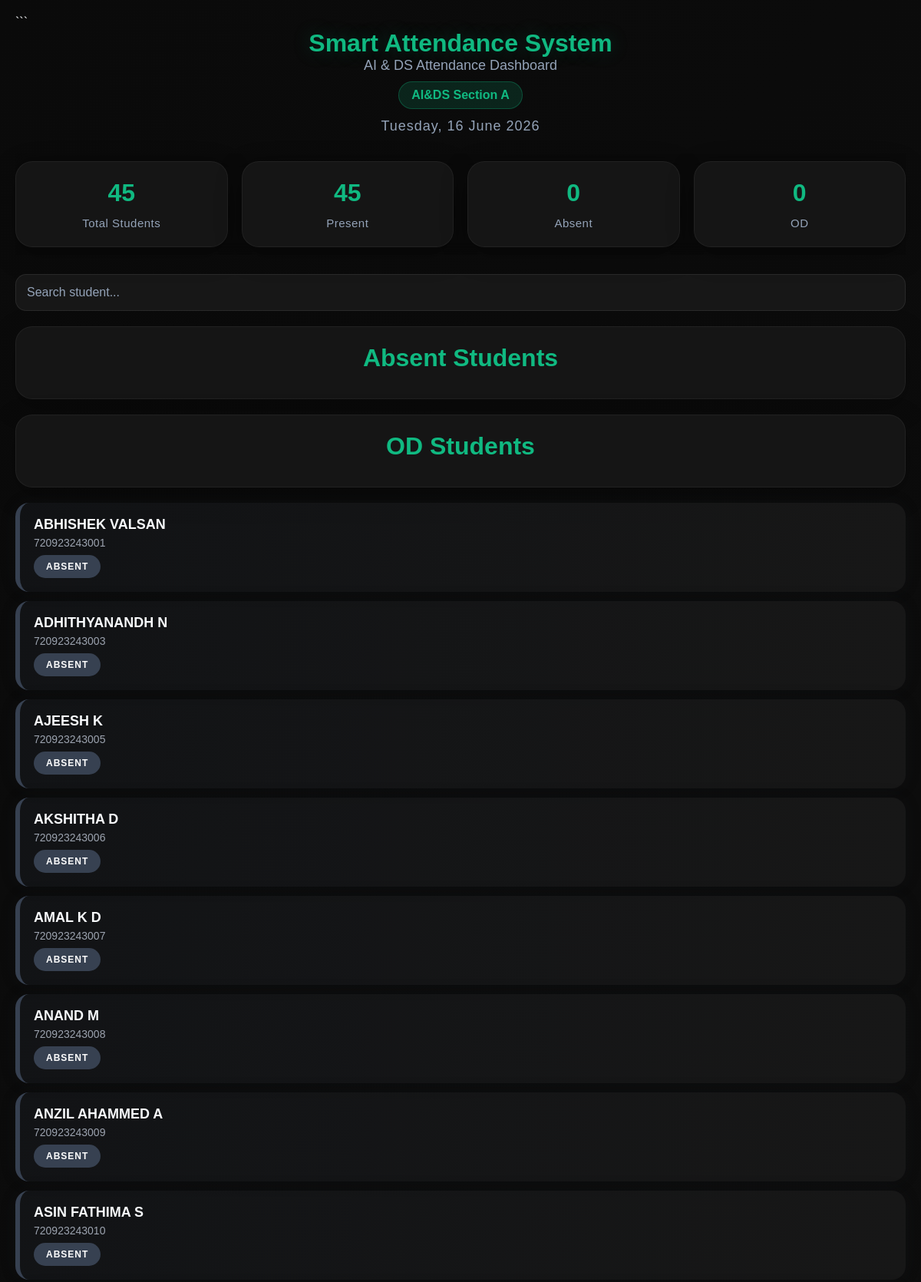
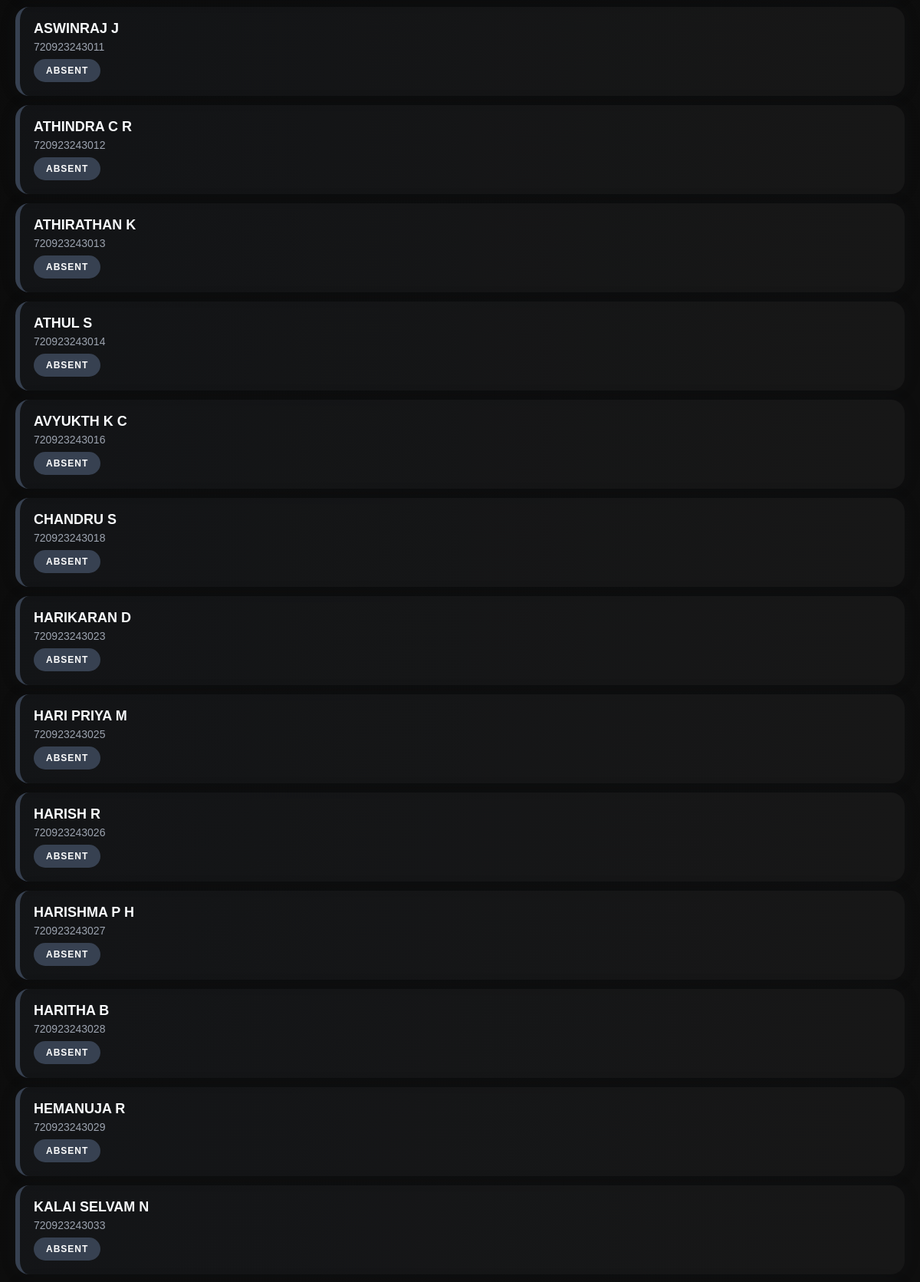
The page /section/A (upper part) on the database its author committed (2 pictures, top to bottom).
### tables this page shows
CREATE TABLE students (
    id INTEGER PRIMARY KEY AUTOINCREMENT,
    roll_no TEXT UNIQUE NOT NULL,
    name TEXT NOT NULL,
    section TEXT NOT NULL
);

### app.py (the view)
@app.route("/section/<section>")
def attendance_page(section):
    db_path = os.path.join(
        os.path.dirname(__file__),
        "database",
        "attendance.db"
    )
    conn = sqlite3.connect(db_path)
    cursor = conn.cursor()
    cursor.execute("""
    SELECT id, roll_no, name
    FROM students
    WHERE section = ?
    ORDER BY roll_no
    """,
    (section,)
    )
    students = cursor.fetchall()
    conn.close()
    return render_template(
        "attendance_v2.html",
        students=students,
        section=section,
        today=date.today().strftime(
            "%A, %d %B %Y"
)
    )

### templates/attendance_v2.html (shortened to what this page needs)
<!DOCTYPE html>
<html lang="en">
<head>
</head>
<body>
```
<div class="header">
    <h1>Smart Attendance System</h1>
    <p>AI & DS Attendance Dashboard</p>
    <div class="section-badge">
        AI&DS Section {{ section }}
    </div>
    <p class="live-date">
        {{ today }}
    </p>
</div>
<div class="stats">
    <div class="card">
        <h2 id="totalCount">{{ students|length }}</h2>
        <p>Total Students</p>
    </div>
    <div class="card">
        <h2 id="presentCount">{{ students|length }}</h2>
        <p>Present</p>
    </div>
    <div class="card">
        <h2 id="absentCount">0</h2>
        <p>Absent</p>
    </div>
    <div class="card">
    <h2 id="odCount">0</h2>
    <p>OD</p>
    </div>
</div>
<input
    type="text"
    id="searchBox"
    class="search-box"
    placeholder="Search student..."
    onkeyup="searchStudents()"
>
<div class="card" style="margin-bottom:20px;">
    <h2>Absent Students</h2>
</div>
<div class="card" style="margin-bottom:20px;">
    <h2>OD Students</h2>
</div>
<form method="POST" action="/save-attendance">
    <div class="student-container" id="studentContainer">
        {% for id, roll_no, name in students %}
        <div class="student-card absent-card"
            data-status="Absent"
            onclick="cycleStatus(this)">
            <div class="student-info">
                <h3>{{ name }}</h3>
                <p>{{ roll_no }}</p>
                <span class="status-badge">
                    ABSENT
                </span>
            </div>
        </div>
        {% endfor %}
    </div>
<br><br>
</form>
</body>
</html>

### templates/attendance_v2.html (style rules this page uses)
* { margin: 0; padding: 0; box-sizing: border-box; font-family: Arial, sans-serif; }
body { background: linear-gradient( 135deg, #0A0A0A, #111111 ); color: #F8FAFC; padding: 20px; min-height: 100vh; }
.student-card { cursor: pointer; transition: 0.2s; }
.status-badge { display:inline-block; margin-top:8px; padding:8px 16px; border-radius:999px; font-size:12px; font-weight:700; letter-spacing:1px; background:#374151; color:white; }
.student-info h3 { font-size: 18px; margin-bottom: 6px; }
.student-info p { color: #9CA3AF; font-size: 14px; }
.header { text-align: center; margin-bottom: 25px; }
.header h1 { color:#10B981; text-shadow: 0 0 25px rgba(16,185,129,0.25); }
.header p { color: #94A3B8; font-size: 18px; }
.section-badge { display: inline-block; background: rgba(16,185,129,0.15); color: #10B981; padding: 8px 16px; border-radius: 20px; margin-top: 10px; font-weight: 600; border: 1px solid rgba(16,185,129,0.3); }
.live-date { margin-top:12px; color:#94A3B8; font-size:14px; letter-spacing:1px; }
.stats { position: sticky; top: 0; z-index: 1000; display: flex; gap: 18px; flex-wrap: wrap; margin-bottom: 25px; background: rgba(10,10,10,0.9); backdrop-filter: blur(10px); padding: 10px 0; }
.card { flex:1; min-width:180px; background:#151515; border-radius:22px; border:1px solid rgba(255,255,255,0.05); padding:22px; text-align:center; transition:0.3s ease; box-shadow: 0 10px 35px rgba(0,0,0,0.25); }
.card h2 { font-size:48px; margin-bottom:12px; color:#10B981; }
.search-box { width: 100%; padding: 14px; border-radius: 14px; border: 1px solid rgba(255,255,255,0.08); background: #171717; color: white; font-size: 16px; margin-bottom: 20px; }
.search-box::placeholder { color: #94A3B8; }
.student-container { display: grid; gap: 12px; }
.student-card { background: #171717; border-radius: 18px; padding: 18px; display: flex; justify-content: space-between; align-items: center; animation: fadeIn 0.3s ease; }
.student-card, .status-badge { transition: all 0.45s cubic-bezier( 0.22, 1, 0.36, 1 ); }
.student-info h3 { margin-bottom: 5px; }
.student-info p { color: #9CA3AF; }
.absent-card { border-left:6px solid #374151; background: linear-gradient( 90deg, rgba(55,65,81,0.15), #171717 ); box-shadow: 0 0 25px rgba(55,65,81,0.08); }
.card h2 { color: #10B981; font-size: 32px; font-weight: 700; }
.card p { color:#94A3B8; font-size:15px; letter-spacing:0.5px; }

### rows shown on the page
students: name "ABHISHEK VALSAN", roll_no "720923243001"
students: name "ADHITHYANANDH N", roll_no "720923243003"
students: name "AJEESH K", roll_no "720923243005"
students: name "AKSHITHA D", roll_no "720923243006"
students: name "AMAL K D", roll_no "720923243007"
students: name "ANAND M", roll_no "720923243008"
students: name "ANZIL AHAMMED A", roll_no "720923243009"
students: name "ASIN FATHIMA S", roll_no "720923243010"
students: name "ASWINRAJ J", roll_no "720923243011"
students: name "ATHINDRA C R", roll_no "720923243012"
students: name "ATHIRATHAN K", roll_no "720923243013"
students: name "ATHUL S", roll_no "720923243014"
students: name "AVYUKTH K C", roll_no "720923243016"
students: name "CHANDRU S", roll_no "720923243018"
students: name "HARIKARAN D", roll_no "720923243023"
students: name "HARI PRIYA M", roll_no "720923243025"
students: name "HARISH R", roll_no "720923243026"
students: name "HARISHMA P H", roll_no "720923243027"
students: name "HARITHA B", roll_no "720923243028"
students: name "HEMANUJA R", roll_no "720923243029"
students: name "KALAI SELVAM N", roll_no "720923243033"

### other values the page prints
{{ section }} "A"
{{ students|length }} "45"
